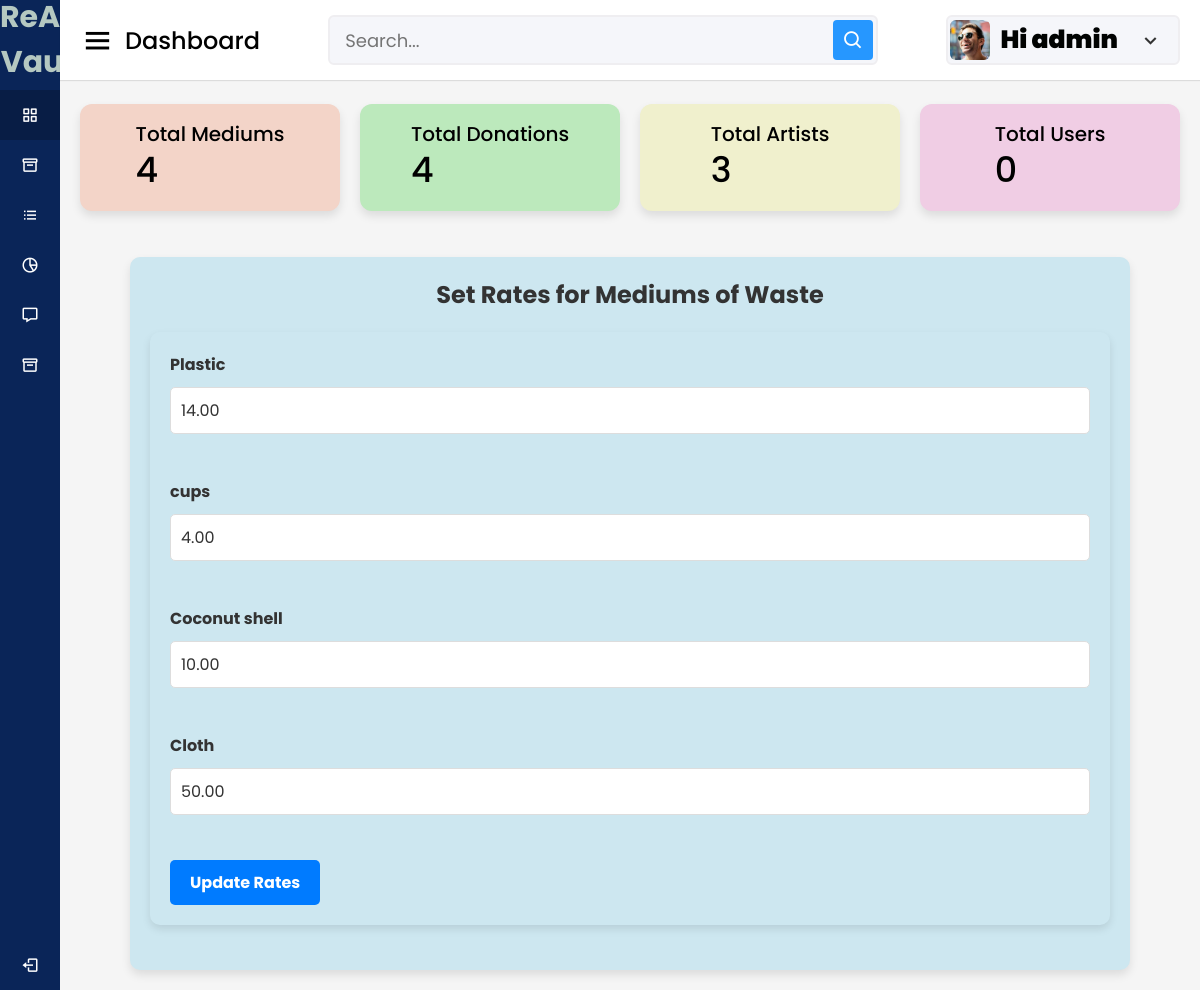
/adminclick/set_rates (signed in), run on an earlier commit of the app's database.
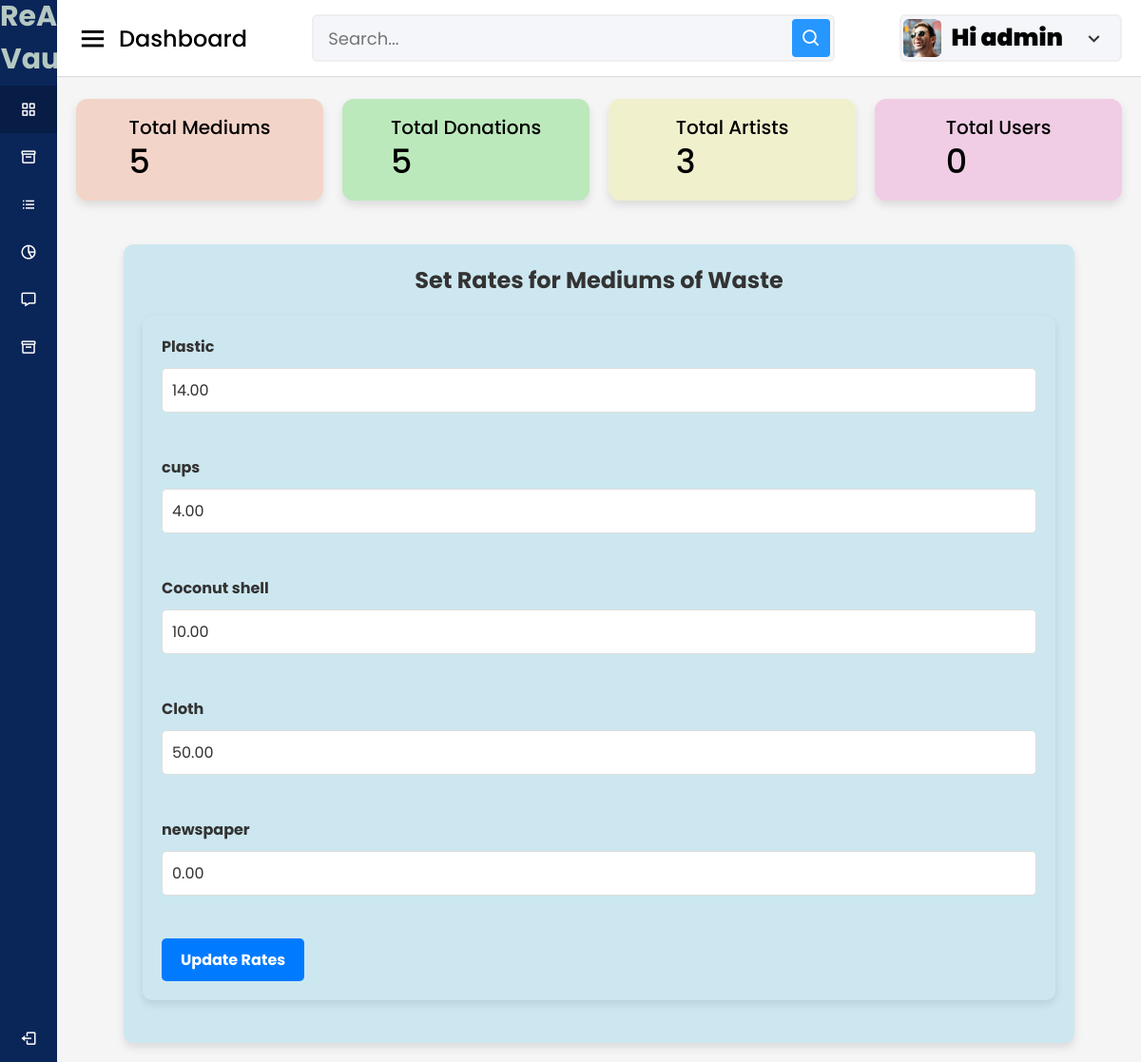
And on a later commit of the database.
### adminclick/models.py (models this page shows, shortened)
class MediumOfWaste(models.Model):
    name = models.CharField(max_length=255)
    description = models.TextField(blank=True, null=True)
    rate=models.DecimalField(max_digits=10,decimal_places=2,default=0.00)

### adminclick/views.py (the view, shortened to what this page needs)
# urls.py: path('set_rates', views.set_rates, name='set_rates'),
@login_required
@never_cache
def set_rates(request):
    adminclick=request.user.adminclick
    total_medium_of_waste=MediumOfWaste.objects.count()
    total_donations=Donation.objects.count()
    total_artists=Artist.objects.count()
    mediums=MediumOfWaste.objects.all()
    context={
        'mediums': mediums,
         'adminclick':adminclick,
            'total_medium_of_waste':total_medium_of_waste,
            'total_donations':total_donations,
            'total_artists':total_artists
    }
    return render(request,'admin/set_rates.html',context)

### category/context_processors.py (called while the page is built)
def menu_links(request):
    links = Category.objects.all()
    return dict(links=links)

### template/admin/set_rates.html (shortened to what the changed rows need)
{% load static %}
<!DOCTYPE html>
<html lang="en" dir="ltr">
<head>
  <link rel="stylesheet" href="{% static 'assets/css/styles.css' %}">
  <link href='https://unpkg.com/boxicons@2.0.7/css/boxicons.min.css' rel='stylesheet'>
</head>
<body>
  <section class="home-section">
<body>
  <div class="home-content">
    <div class="overview-boxes">
      <div class="box" style="background-color:rgb(243, 212, 200);">
        <div class="right-side">
          <div class="box-topic">Total Mediums</div>
          <div class="number">{{ total_medium_of_waste }}</div>
        </div>
      </div>
      <div class="box" style="background-color:rgb(188, 233, 188);">
        <div class="right-side">
          <div class="box-topic">Total Donations</div>
          <div class="number">{{total_donations}}</div>
        </div>
      </div>
    </div>
        <div class="sales-boxes">
          <div class="recent-sales box" style="background-color: rgb(205, 231, 240); padding: 20px; border-radius: 10px; width:1000px;">
    <div class="form-container">
      <form method="post">
        {% for medium in mediums %}
            <div class="form-group">
                <label for="rate_{{ medium.id }}">{{ medium.name }}</label>
                <input type="number" step="0.01" id="rate_{{ medium.id }}" name="rate_{{ medium.id }}"
                       class="form-control" value="{{ medium.rate }}"
                       oninput="validateRate({{ medium.id }})" required>
            </div>
            <br>
        {% endfor %}
    </form>
    </div>
  </body>
  </html>

What changed in the data, as far as the page shows it:
added MediumOfWaste: name "newspaper", rate "0.00"
Also different on the page:
{{ total_medium_of_waste }}: "4" → "5"
{{ total_donations }}: "4" → "5"
